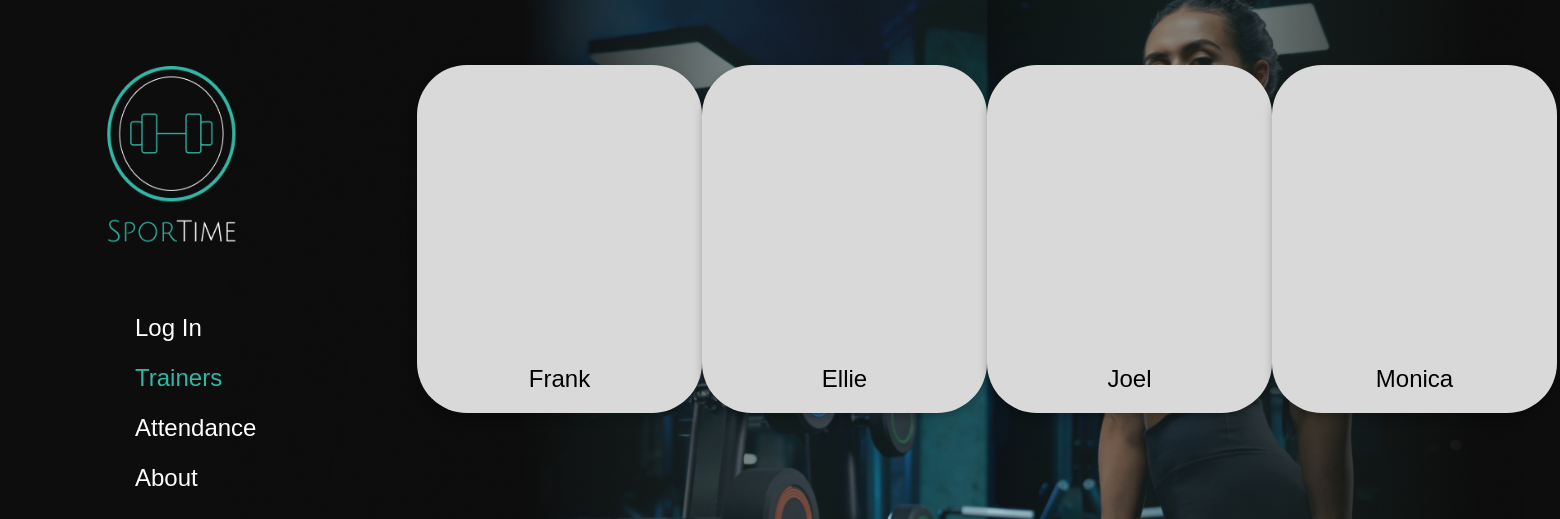
Page /trainers_list/ on the committed database.
### blog/models.py (models this page shows, shortened)
class Trainer(models.Model):
    class Meta:
        verbose_name = 'Добавить тренера'
        verbose_name_plural = 'Тренеры'
    name =  models.CharField(max_length=200, help_text='Не более 200 символов', db_index=True)
    info = RichTextField(blank=True, null=True, help_text='Не более 5000 символов',max_length=5000)
    image = models.ImageField(upload_to='trainer/', blank=True, null=True)
    image_left = 132
    def add_image_left(self):
        if Trainer.image_left==1272:
            Trainer.image_left=132
        Trainer.image_left +=285
        return Trainer.image_left
    def get_absolute_url(self):
        return reverse('trainer', kwargs={'trainer_id': self.pk})

### blog/views.py (the view)
# urls.py: path('trainers_list/', TrainersListView.as_view(), name='trainers_list'),
class TrainersListView(ListView):
    model = Trainer
    template_name = 'trainers_list.html'
    context_object_name = 'trainers'

### blog/templates/trainers_list.html (shortened to what this page needs)
<!DOCTYPE html>
<html>
<head>
</head>
<body>
<a href="{% url 'main_page' %}"><img src="/media/logo.png" alt="Logo" class="logo"></a>
<a href="{% url 'login' %}" class="login">Log In</a>
<a href="{% url 'trainers_list' %}" class="trainers">Trainers</a>
<a href="{% url 'attendance' %}" class="attendance">Attendance</a>
<a href="#" class="about">About</a>
  <div class="container">
    <div class="content">
    </div>
  </div>
  {% for trainer in trainers %}
    <a href="{{ trainer.get_absolute_url }}">
      <div class="photo-frame" style="left:{{ trainer.add_image_left }}px; background-image: url('{{ trainer.image.url }}')">
        <div class="name">{{ trainer.name }}</div>
      </div>
    </a>
  {% endfor %}
</body>
</html>

### blog/templates/trainers_list.html (style rules this page uses)
body { margin: 0; padding: 0; font-family: 'Poppins', sans-serif; }
.container { background-color: #0D0D0D; background-image: url('/media/trainers_list_background.jpg'); background-size: cover; background-repeat: no-repeat; background-position: 15px center; height: 100vh; }
.content { padding: 20px; color: #ffffff; }
.logo { position: absolute; top: 20px; left: 30px; width: 300px; height: 270px; }
.login { position: absolute; top: 314px; left: 135px; font-size: 24px; color: #FFFFFF; text-decoration: none; }
.trainers { position: absolute; top: 364px; left: 135px; font-size: 24px; color: #31B7A6; text-decoration: none; }
.attendance { position: absolute; top: 414px; left: 135px; font-size: 24px; color: #ffffff; text-decoration: none; }
.about { position: absolute; top: 464px; left: 135px; font-size: 24px; color: #FFFFFF; text-decoration: none; }
.photo-frame { position: absolute; width: 285px; height: 348px; left: 417px; top: 65px; border-radius: 50px; overflow: hidden; filter: drop-shadow(0px 4px 4px rgba(0, 0, 0, 0.25)); background-color: #D9D9D9; background-size: 100%; background-repeat: no-repeat; background-position: center center; }
.name { position: absolute; bottom: 20px; left: 50%; transform: translateX(-50%); font-size: 24px; color: #000000; text-align: center; }

### rows in the picture
Trainer: name "Frank"
Trainer: name "Ellie"
Trainer: name "Joel"
Trainer: name "Monica"
